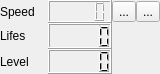
<?xml version="1.0" encoding="UTF-8"?>
<ui version="4.0">
 <class>PlayerHUD</class>
 <widget class="QWidget" name="PlayerHUD">
  <property name="geometry">
   <rect>
    <x>0</x>
    <y>0</y>
    <width>160</width>
    <height>74</height>
   </rect>
  </property>
  <property name="windowTitle">
   <string>Form</string>
  </property>
  <layout class="QGridLayout" name="gridLayout">
   <property name="leftMargin">
    <number>0</number>
   </property>
   <property name="topMargin">
    <number>0</number>
   </property>
   <property name="rightMargin">
    <number>0</number>
   </property>
   <property name="bottomMargin">
    <number>0</number>
   </property>
   <property name="spacing">
    <number>0</number>
   </property>
   <item row="0" column="0">
    <widget class="QLabel" name="label">
     <property name="text">
      <string>Speed</string>
     </property>
    </widget>
   </item>
   <item row="0" column="1">
    <widget class="QLCDNumber" name="speed_lcdNumber">
     <property name="maximumSize">
      <size>
       <width>64</width>
       <height>26</height>
      </size>
     </property>
    </widget>
   </item>
   <item row="0" column="2">
    <widget class="QToolButton" name="lessSpeedButton">
     <property name="text">
      <string>...</string>
     </property>
     <property name="icon">
      <iconset resource="res.qrc">
       <normaloff>:/img/less.png</normaloff>:/img/less.png</iconset>
     </property>
    </widget>
   </item>
   <item row="0" column="3">
    <widget class="QToolButton" name="moreSpeedButton">
     <property name="text">
      <string>...</string>
     </property>
     <property name="icon">
      <iconset resource="res.qrc">
       <normaloff>:/img/plus.png</normaloff>:/img/plus.png</iconset>
     </property>
    </widget>
   </item>
   <item row="1" column="0">
    <widget class="QLabel" name="label_2">
     <property name="text">
      <string>Lifes</string>
     </property>
    </widget>
   </item>
   <item row="1" column="1">
    <widget class="QLCDNumber" name="lifes_lcdNumber">
     <property name="maximumSize">
      <size>
       <width>64</width>
       <height>26</height>
      </size>
     </property>
    </widget>
   </item>
   <item row="1" column="2" colspan="2">
    <widget class="QLabel" name="label_4">
     <property name="text">
      <string/>
     </property>
     <property name="pixmap">
      <pixmap>:/img/life2.png</pixmap>
     </property>
    </widget>
   </item>
   <item row="2" column="0">
    <widget class="QLabel" name="label_3">
     <property name="text">
      <string>Level</string>
     </property>
    </widget>
   </item>
   <item row="2" column="1">
    <widget class="QLCDNumber" name="level_lcdNumber">
     <property name="maximumSize">
      <size>
       <width>64</width>
       <height>26</height>
      </size>
     </property>
    </widget>
   </item>
  </layout>
 </widget>
 <resources>
  <include location="res.qrc"/>
 </resources>
 <connections/>
</ui>
